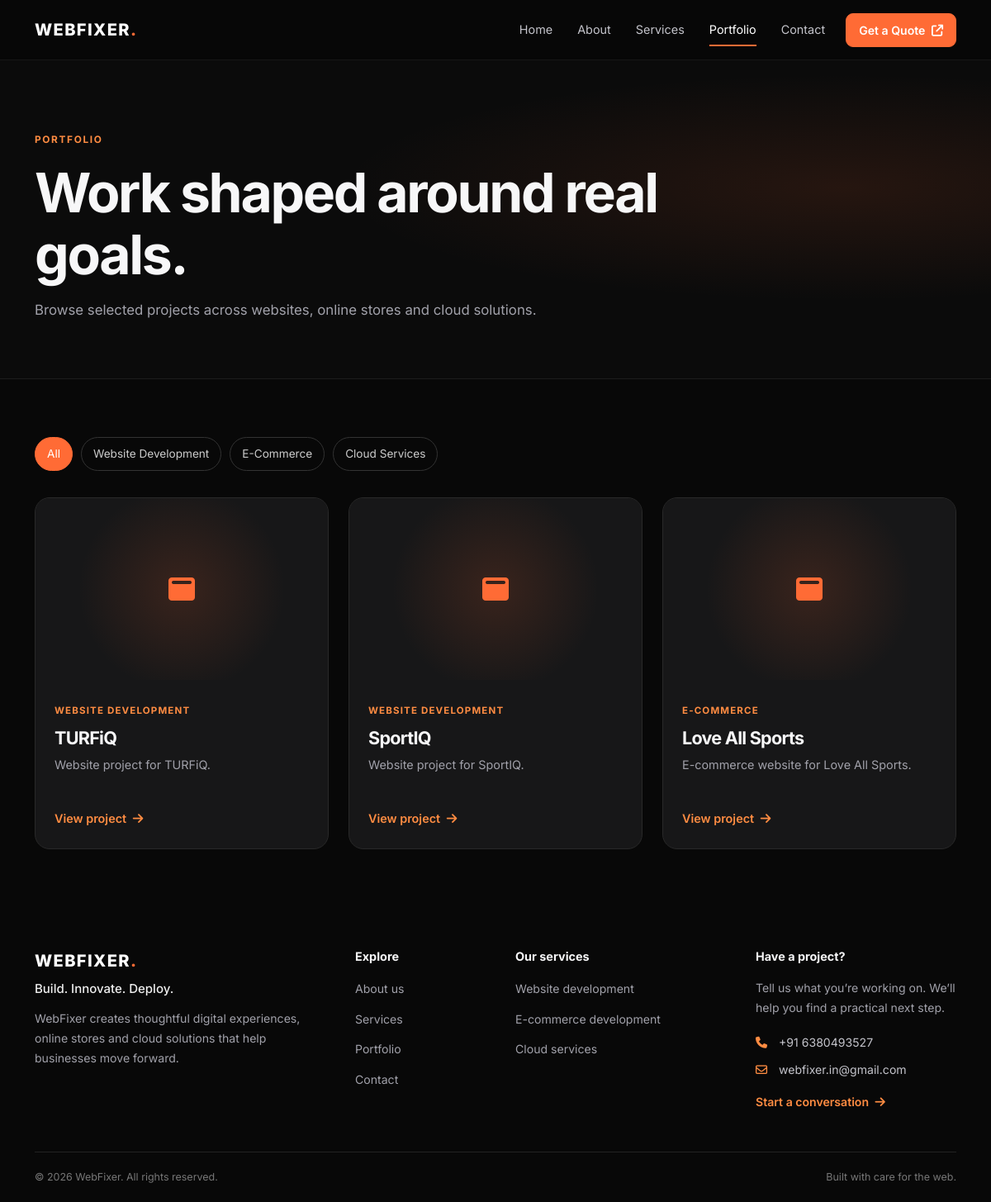
The page /portfolio/ on the database its author committed.
### apps/portfolio/models.py (models this page shows, shortened)
class Project(models.Model):
    class Category(models.TextChoices):
        WEBSITE = "website", "Website Development"
        ECOMMERCE = "ecommerce", "E-Commerce"
        CLOUD = "cloud", "Cloud Services"
    title = models.CharField(max_length=160)
    slug = models.SlugField(unique=True)
    category = models.CharField(max_length=20, choices=Category.choices)
    description = models.TextField()
    thumbnail = models.FileField(
        upload_to="portfolio/",
        blank=True,
        validators=[FileExtensionValidator(["jpg", "jpeg", "png", "webp"])],
    )
    project_url = models.URLField(blank=True)
    display_order = models.PositiveSmallIntegerField(default=0)
    is_published = models.BooleanField(default=False)
    created_at = models.DateTimeField(auto_now_add=True)
    class Meta:
        ordering = ("display_order", "-created_at")
    def get_absolute_url(self):
        return reverse("portfolio:detail", kwargs={"slug": self.slug})

### apps/portfolio/views.py (the view)
# urls.py: path("portfolio/", views.project_list, name="list"),
def project_list(request):
    projects = Project.objects.filter(is_published=True)
    category = request.GET.get("category", "")
    if category in Project.Category.values:
        projects = projects.filter(category=category)
    return render(request, "public/portfolio.html", {"projects": projects, "active_category": category})

### apps/core/context_processors.py (called while the page is built)
def business_contact(request):
    return {
        "contact_phone": settings.CONTACT_PHONE,
        "contact_email": settings.CONTACT_EMAIL,
    }

### templates/public/portfolio.html (shortened to what this page needs)
{% extends "public/base.html" %}
{% block content %}
<section class="page-hero"><div class="container"><span class="section-kicker">Portfolio</span><h1>Work shaped around real goals.</h1><p>Browse selected projects across websites, online stores and cloud solutions.</p></div></section>
<section class="content-section"><div class="container"><nav class="filter-list" data-filter-group aria-label="Filter portfolio projects"><a class="filter-link {% if not active_category %}active{% endif %}" href="{% url 'portfolio:list' %}" data-filter="all">All</a><a class="filter-link {% if active_category == 'website' %}active{% endif %}" href="?category=website" data-filter="website">Website Development</a><a class="filter-link {% if active_category == 'ecommerce' %}active{% endif %}" href="?category=ecommerce" data-filter="ecommerce">E-Commerce</a><a class="filter-link {% if active_category == 'cloud' %}active{% endif %}" href="?category=cloud" data-filter="cloud">Cloud Services</a></nav>
{% if projects %}<div class="row g-4">{% for project in projects %}<div class="col-md-6 col-lg-4" data-project-category="{{ project.category }}"><article class="project-card">{% if project.thumbnail %}<a class="project-image" href="{{ project.get_absolute_url }}"><img src="{{ project.thumbnail.url }}" alt="{{ project.title }} project image" loading="lazy"></a>{% else %}<a class="project-image project-image-placeholder" href="{{ project.get_absolute_url }}" aria-label="View {{ project.title }}"><i class="fa-solid fa-window-maximize"></i></a>{% endif %}<div class="project-info"><span class="project-category">{{ project.get_category_display }}</span><h3><a href="{{ project.get_absolute_url }}">{{ project.title }}</a></h3><p>{{ project.description|truncatewords:22 }}</p><a class="card-link" href="{{ project.get_absolute_url }}">View project <i class="fa-solid fa-arrow-right ms-1"></i></a></div></article></div>{% endfor %}</div>{% endif %}</div></section>
{% endblock %}

### static/css/style.css (style rules this page uses)
:root { --bg:#080808;--surface:#111;--card:#191919;--orange:#ff6b35;--orange-light:#ff8c42;--text:#f7f7f8;--muted:#a1a1aa;--border:#292929;--radius:18px;--content:1180px }
* { box-sizing:border-box }
html { scroll-behavior:smooth;scroll-padding-top:90px }
body { margin:0;background:var(--bg);color:var(--text);font-family:"Inter",Arial,sans-serif;font-size:15px;line-height:1.7;-webkit-font-smoothing:antialiased }
a { color:inherit;text-decoration:none }
h1,h2,h3,h4 { line-height:1.14;letter-spacing:-.035em;font-weight:700 }
h1 { font-size:clamp(2.7rem,5.5vw,4.75rem) }
h3 { font-size:1.35rem }
p { color:var(--muted) }
.eyebrow,.section-kicker { display:inline-flex;align-items:center;gap:10px;color:var(--orange-light);font-size:.74rem;text-transform:uppercase;font-weight:700;letter-spacing:.14em }
.text-link,.card-link { color:var(--orange-light);font-weight:600;font-size:.9rem;white-space:nowrap }
.project-card { height:100%;overflow:hidden;border:1px solid var(--border);border-radius:var(--radius);background:#171718 }
.project-image { height:220px;display:grid;place-items:center;background:#222;overflow:hidden }
.project-image-placeholder { color:var(--orange);font-size:2rem;background:radial-gradient(circle,rgba(255,107,53,.15),transparent 60%),#171718 }
.project-info { padding:23px }
.project-category { font-size:.72rem;color:var(--orange-light);text-transform:uppercase;letter-spacing:.1em;font-weight:700 }
.project-info h3 { margin:9px 0 }
.project-info p { min-height:48px;font-size:.9rem }
.page-hero { padding:82px 0 68px;background:radial-gradient(ellipse at 85% 40%,rgba(255,107,53,.11),transparent 42%),#0b0b0b;border-bottom:1px solid #1d1d1d }
.page-hero h1 { max-width:850px;margin:15px 0 }
.page-hero p { max-width:680px;font-size:1.05rem;margin:0 }
.content-section { padding:70px 0 }
.filter-list { display:flex;flex-wrap:wrap;gap:10px;margin-bottom:32px }
.filter-link { padding:8px 14px;border:1px solid #333;border-radius:30px;color:#ccc;font-size:.85rem }
.filter-link.active,.filter-link:hover { background:var(--orange);border-color:var(--orange);color:#fff }

### rows shown on the page
Project: category "WEBSITE DEVELOPMENT", title "TURFiQ", description "Website project for TURFiQ."
Project: category "WEBSITE DEVELOPMENT", title "SportIQ", description "Website project for SportIQ."
Project: category "E-COMMERCE", title "Love All Sports", description "E-commerce website for Love All Sports."

### other values the page prints
{{ contact_phone }} "6380493527"
{{ contact_email }} "webfixer.in@gmail.com"
